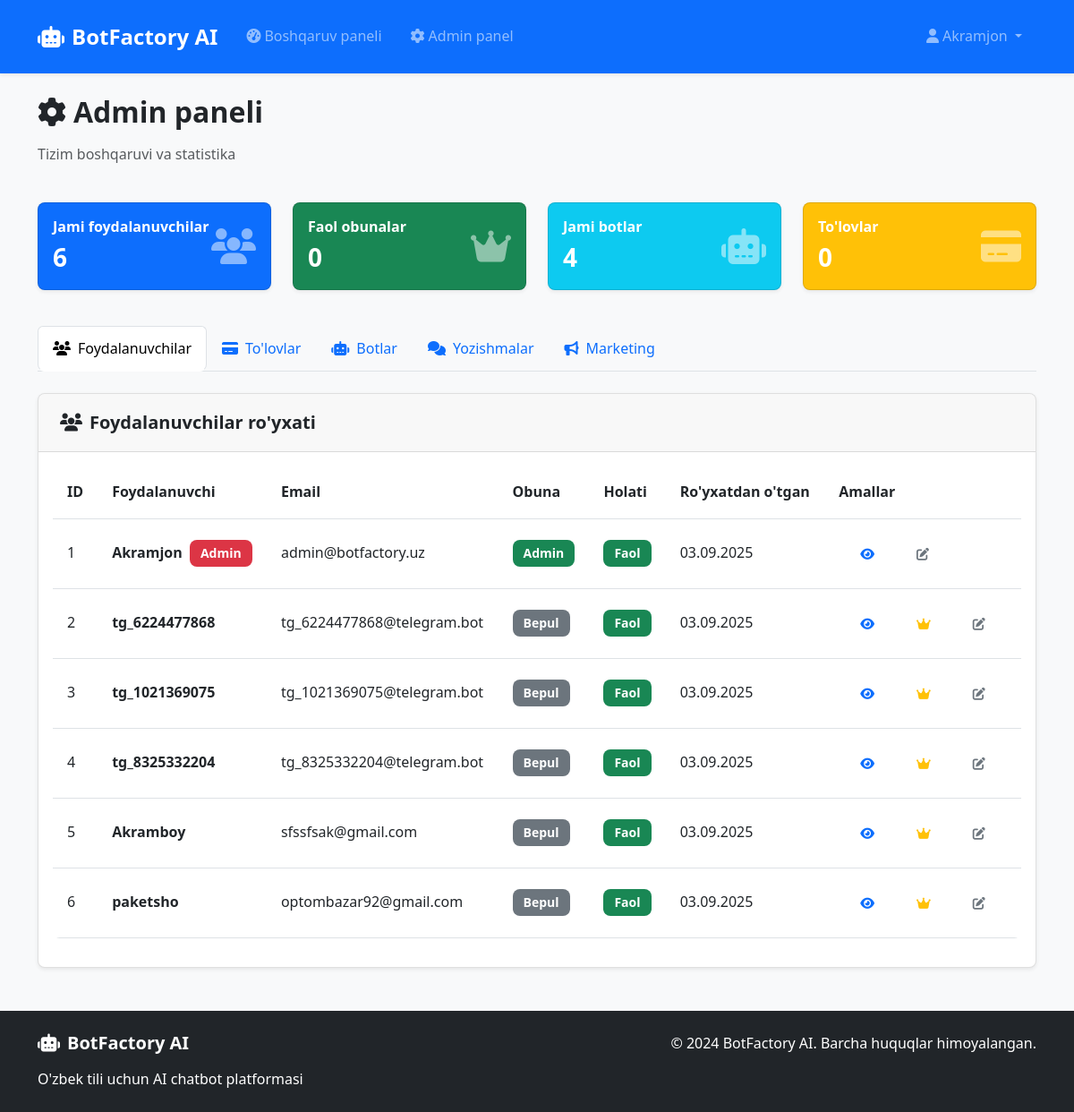
The page /admin/ (signed in) on the database its author committed.
### models.py (models this page shows, shortened)
class User(UserMixin, db.Model):
    id = db.Column(db.Integer, primary_key=True)
    username = db.Column(db.String(64), unique=True, nullable=False)
    email = db.Column(db.String(120), unique=True, nullable=False)
    password_hash = db.Column(db.String(256), nullable=False)
    language = db.Column(db.String(2), default='uz')  # uz/ru/en
    subscription_type = db.Column(db.String(20), default='free')  # free/basic/premium/admin
    subscription_end_date = db.Column(db.DateTime)
    is_admin = db.Column(db.Boolean, default=False)
    _is_active = db.Column('is_active', db.Boolean, default=True)
    created_at = db.Column(db.DateTime, default=datetime.utcnow)
    telegram_id = db.Column(db.String(50), unique=True)
    instagram_id = db.Column(db.String(50), unique=True)
    whatsapp_number = db.Column(db.String(20), unique=True)
    phone_number = db.Column(db.String(20))
    admin_chat_id = db.Column(db.String(50))  # Admin telegram chat ID for notifications
    notification_channel = db.Column(db.String(100))  # Telegram channel for notifications
    notifications_enabled = db.Column(db.Boolean, default=False)
    bots = db.relationship('Bot', backref='owner', lazy=True, cascade='all, delete-orphan')
    payments = db.relationship('Payment', backref='user', lazy=True)
    @property
    def is_active(self):
        return self._is_active
    @is_active.setter
    def is_active(self, value):
        """Allow setting is_active"""
        self._is_active = value

### routes.py (the view)
@main_bp.route('/admin')
@main_bp.route('/admin/')
@login_required
def admin():
    if not current_user.is_admin:
        flash('Sizda admin huquqi yo\'q!', 'error')
        return redirect(url_for('main.dashboard'))
    users = User.query.all()
    payments = Payment.query.order_by(Payment.created_at.desc()).limit(50).all()
    bots = Bot.query.all()
    stats = {
        'total_users': User.query.count(),
        'active_subscriptions': User.query.filter(User.subscription_type.in_(['starter', 'basic', 'premium'])).count(),
        'total_bots': Bot.query.count(),
        'total_payments': Payment.query.filter_by(status='completed').count(),
        'monthly_revenue': Payment.query.filter(
            Payment.status == 'completed',
            Payment.created_at >= datetime.utcnow() - timedelta(days=30)
        ).count()
    }
    broadcasts = BroadcastMessage.query.order_by(BroadcastMessage.created_at.desc()).limit(10).all()
    chat_history = ChatHistory.query.order_by(ChatHistory.created_at.desc()).limit(50).all()
    return render_template('admin.html', users=users, payments=payments,
                         bots=bots, stats=stats, broadcasts=broadcasts, chat_history=chat_history)

### app.py (called while the page is built)
@app.after_request
def after_request(response):
    response.headers["Cache-Control"] = "no-cache, no-store, must-revalidate"
    response.headers["Pragma"] = "no-cache"
    response.headers["Expires"] = "0"
    return response

@login_manager.user_loader
def load_user(user_id):
    from models import User
    return User.query.get(int(user_id))

### templates/admin.html (shortened to what this page needs)
{% extends "base.html" %}
{% block content %}
<div class="row mb-4">
    <div class="col-12">
        <h2><i class="fas fa-cog me-2"></i>Admin paneli</h2>
        <p class="text-muted">Tizim boshqaruvi va statistika</p>
    </div>
</div>
<div class="row mb-4">
    <div class="col-md-3 mb-3">
        <div class="card bg-primary text-white">
            <div class="card-body">
                <div class="d-flex align-items-center">
                    <div class="flex-grow-1">
                        <h6 class="card-title">Jami foydalanuvchilar</h6>
                        <h3 class="mb-0">{{ stats.total_users }}</h3>
                    </div>
                    <div class="fs-1 opacity-50">
                        <i class="fas fa-users"></i>
                    </div>
                </div>
            </div>
        </div>
    </div>
    <div class="col-md-3 mb-3">
        <div class="card bg-success text-white">
            <div class="card-body">
                <div class="d-flex align-items-center">
                    <div class="flex-grow-1">
                        <h6 class="card-title">Faol obunalar</h6>
                        <h3 class="mb-0">{{ stats.active_subscriptions }}</h3>
                    </div>
                    <div class="fs-1 opacity-50">
                        <i class="fas fa-crown"></i>
                    </div>
                </div>
            </div>
        </div>
    </div>
    <div class="col-md-3 mb-3">
        <div class="card bg-info text-white">
            <div class="card-body">
                <div class="d-flex align-items-center">
                    <div class="flex-grow-1">
                        <h6 class="card-title">Jami botlar</h6>
                        <h3 class="mb-0">{{ stats.total_bots }}</h3>
                    </div>
                    <div class="fs-1 opacity-50">
                        <i class="fas fa-robot"></i>
                    </div>
                </div>
            </div>
        </div>
    </div>
    <div class="col-md-3 mb-3">
        <div class="card bg-warning text-white">
            <div class="card-body">
                <div class="d-flex align-items-center">
                    <div class="flex-grow-1">
                        <h6 class="card-title">To'lovlar</h6>
                        <h3 class="mb-0">{{ stats.total_payments }}</h3>
                    </div>
                    <div class="fs-1 opacity-50">
                        <i class="fas fa-credit-card"></i>
                    </div>
                </div>
            </div>
        </div>
    </div>
</div>
<ul class="nav nav-tabs mb-4" id="adminTabs" role="tablist">
    <li class="nav-item" role="presentation">
        <button class="nav-link active" id="users-tab" data-bs-toggle="tab" data-bs-target="#users" type="button">
            <i class="fas fa-users me-2"></i>Foydalanuvchilar
        </button>
    </li>
    <li class="nav-item" role="presentation">
        <button class="nav-link" id="payments-tab" data-bs-toggle="tab" data-bs-target="#payments" type="button">
            <i class="fas fa-credit-card me-2"></i>To'lovlar
        </button>
    </li>
    <li class="nav-item" role="presentation">
        <button class="nav-link" id="bots-tab" data-bs-toggle="tab" data-bs-target="#bots" type="button">
            <i class="fas fa-robot me-2"></i>Botlar
        </button>
    </li>
    <li class="nav-item" role="presentation">
        <button class="nav-link" id="chat-history-tab" data-bs-toggle="tab" data-bs-target="#chat-history" type="button">
            <i class="fas fa-comments me-2"></i>Yozishmalar
        </button>
    </li>
    <li class="nav-item" role="presentation">
        <button class="nav-link" id="marketing-tab" data-bs-toggle="tab" data-bs-target="#marketing" type="button">
            <i class="fas fa-bullhorn me-2"></i>Marketing
        </button>
    </li>
</ul>
<div class="tab-content" id="adminTabsContent">
    <div class="tab-pane fade show active" id="users" role="tabpanel">
        <div class="card">
            <div class="card-header">
                <h5 class="mb-0"><i class="fas fa-users me-2"></i>Foydalanuvchilar ro'yxati</h5>
            </div>
            <div class="card-body">
                <div class="table-responsive">
                    <table class="table table-hover">
                        <thead>
                            <tr>
                                <th>ID</th>
                                <th>Foydalanuvchi</th>
                                <th>Email</th>
                                <th>Obuna</th>
                                <th>Holati</th>
                                <th>Ro'yxatdan o'tgan</th>
                                <th>Amallar</th>
                            </tr>
                        </thead>
                        <tbody>
                            {% for user in users %}
                            <tr>
                                <td>{{ user.id }}</td>
                                <td>
                                    <strong>{{ user.username }}</strong>
                                    {% if user.is_admin %}
                                    <span class="badge bg-danger ms-1">Admin</span>
                                    {% endif %}
                                </td>
                                <td>{{ user.email }}</td>
                                <td>
                                    {% if user.subscription_type == 'free' %}
                                    <span class="badge bg-secondary">Bepul</span>
                                    {% elif user.subscription_type == 'basic' %}
                                    <span class="badge bg-primary">Basic</span>
                                    {% elif user.subscription_type == 'premium' %}
                                    <span class="badge bg-warning">Premium</span>
                                    {% elif user.subscription_type == 'admin' %}
                                    <span class="badge bg-success">Admin</span>
                                    {% endif %}
                                </td>
                                <td>
                                    {% if user.is_active %}
                                    <span class="badge bg-success">Faol</span>
                                    {% else %}
                                    <span class="badge bg-danger">Bloklangan</span>
                                    {% endif %}
                                </td>
                                <td>{{ user.created_at.strftime('%d.%m.%Y') }}</td>
                                <td>
                                    <div class="btn-group btn-group-sm">
                                        <button class="btn btn-outline-primary" title="Ko'rish">
                                            <i class="fas fa-eye"></i>
                                        </button>
                                        {% if user.subscription_type != 'admin' %}
                                        <button class="btn btn-outline-warning"
                                                title="Obunani o'zgartirish"
                                                data-bs-toggle="modal"
                                                data-bs-target="#changeSubscriptionModal"
                                                data-user-id="{{ user.id }}"
                                                data-user-name="{{ user.username }}"
                                                data-current-subscription="{{ user.subscription_type }}">
                                            <i class="fas fa-crown"></i>
                                        </button>
                                        {% endif %}
                                        <button class="btn btn-outline-secondary" title="Tahrirlash">
                                            <i class="fas fa-edit"></i>
                                        </button>
                                    </div>
                                </td>
                            </tr>
                            {% endfor %}
                        </tbody>
                    </table>
                </div>
            </div>
        </div>
    </div>
</div>
{% endblock %}

### templates/base.html (shortened to what this page needs)
<!DOCTYPE html>
<html lang="uz">
<head>
    <link href="https://cdn.jsdelivr.net/npm/bootstrap@5.3.0/dist/css/bootstrap.min.css" rel="stylesheet">
    <link href="https://cdnjs.cloudflare.com/ajax/libs/font-awesome/6.4.0/css/all.min.css" rel="stylesheet">
    <link href="{{ url_for('static', filename='css/style.css') }}?v=2024030312" rel="stylesheet">
</head>
<body>
    <nav class="navbar navbar-expand-lg navbar-dark bg-primary">
        <div class="container">
            <a class="navbar-brand" href="{{ url_for('main.index') }}">
                <i class="fas fa-robot me-2"></i>BotFactory AI
            </a>
            <div class="collapse navbar-collapse" id="navbarNav">
                <ul class="navbar-nav me-auto">
                    {% if current_user.is_authenticated %}
                        <li class="nav-item">
                            <a class="nav-link" href="{{ url_for('main.dashboard') }}">
                                <i class="fas fa-tachometer-alt me-1"></i>Boshqaruv paneli
                            </a>
                        </li>
                        {% if current_user.is_admin %}
                        <li class="nav-item">
                            <a class="nav-link" href="{{ url_for('main.admin') }}">
                                <i class="fas fa-cog me-1"></i>Admin panel
                            </a>
                        </li>
                        {% endif %}
                    {% endif %}
                </ul>
                <ul class="navbar-nav">
                    {% if current_user.is_authenticated %}
                        <li class="nav-item dropdown">
                            <a class="nav-link dropdown-toggle" href="#" role="button" data-bs-toggle="dropdown">
                                <i class="fas fa-user me-1"></i>{{ current_user.username }}
                            </a>
                        </li>
                    {% endif %}
                </ul>
            </div>
        </div>
    </nav>
    <main class="container my-4">
        {% block content %}{% endblock %}
    </main>
    <footer class="bg-dark text-white py-4 mt-5">
        <div class="container">
            <div class="row">
                <div class="col-md-6">
                    <h5><i class="fas fa-robot me-2"></i>BotFactory AI</h5>
                    <p class="mb-0">O'zbek tili uchun AI chatbot platformasi</p>
                </div>
                <div class="col-md-6 text-md-end">
                    <p class="mb-0">&copy; 2024 BotFactory AI. Barcha huquqlar himoyalangan.</p>
                </div>
            </div>
        </div>
    </footer>
</body>
</html>

### static/css/style.css (style rules this page uses)
:root { --primary-color: #0d6efd; --secondary-color: #6c757d; --success-color: #198754; --warning-color: #ffc107; --danger-color: #dc3545; --info-color: #0dcaf0; --dark-color: #212529; --light-color: #f8f9fa; --gradient-primary: linear-gradient(135deg, #667eea 0%, #764ba2 100%); --gradient-success: linear-gradient(135deg, #4facfe 0%, #00f2fe 100%); --gradient-warning: linear-gradient(135deg, #fa709a 0%, #fee140 100%); --border-radius: 0.5rem; --box-shadow: 0 0.125rem 0.25rem rgba(0, 0, 0, 0.075); --box-shadow-lg: 0 1rem 3rem rgba(0, 0, 0, 0.175); }
body { font-family: 'Segoe UI', Tahoma, Geneva, Verdana, sans-serif; line-height: 1.6; background-color: #f8f9fa; }
h1, h2, h3, h4, h5, h6 { font-weight: 600; margin-bottom: 1rem; }
.btn { border-radius: var(--border-radius); font-weight: 500; padding: 0.75rem 1.5rem; transition: all 0.3s ease; border: none; text-decoration: none; }
.card { border-radius: var(--border-radius); box-shadow: var(--box-shadow); border: 1px solid rgba(0, 0, 0, 0.125); transition: all 0.3s ease; }
.card-header { border-radius: var(--border-radius) var(--border-radius) 0 0 !important; border-bottom: 1px solid rgba(0, 0, 0, 0.125); padding: 1.25rem 1.5rem; }
.navbar { box-shadow: var(--box-shadow); padding: 1rem 0; }
.navbar-brand { font-weight: 700; font-size: 1.5rem; }
.nav-link { font-weight: 500; padding: 0.75rem 1rem !important; border-radius: var(--border-radius); transition: all 0.3s ease; }
.table { border-radius: var(--border-radius); overflow: hidden; }
.table th { font-weight: 600; border-top: none; padding: 1rem; }
.table td { padding: 1rem; vertical-align: middle; }
.badge { padding: 0.5rem 0.75rem; font-size: 0.875rem; border-radius: var(--border-radius); }
footer { background-color: var(--dark-color) !important; margin-top: 3rem; }

### rows shown on the page
User: username "Akramjon", id "1", is_admin "Admin", email "admin@botfactory.uz", subscription_type "Admin", is_active "Faol", created_at "03.09.2025"
User: id "2", username "tg_6224477868", email "tg_6224477868@telegram.bot", subscription_type "Bepul", is_active "Faol", created_at "03.09.2025"
User: id "3", username "tg_1021369075", email "tg_1021369075@telegram.bot", subscription_type "Bepul", is_active "Faol", created_at "03.09.2025"
User: id "4", username "tg_8325332204", email "tg_8325332204@telegram.bot", subscription_type "Bepul", is_active "Faol", created_at "03.09.2025"
User: id "5", username "Akramboy", email "sfssfsak@gmail.com", subscription_type "Bepul", is_active "Faol", created_at "03.09.2025"
User: id "6", username "paketsho", email "optombazar92@gmail.com", subscription_type "Bepul", is_active "Faol", created_at "03.09.2025"

### other values the page prints
{{ stats.total_users }} "6"
{{ stats.active_subscriptions }} "0"
{{ stats.total_bots }} "4"
{{ stats.total_payments }} "0"
